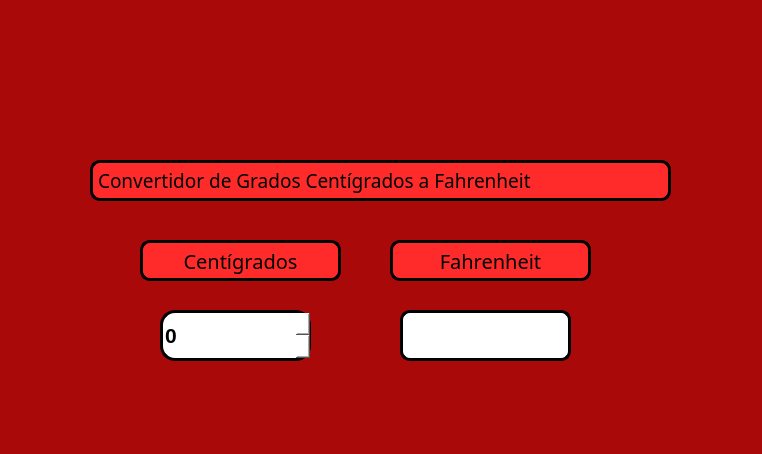
<?xml version="1.0" encoding="UTF-8"?>
<ui version="4.0">
 <class>MainWindow</class>
 <widget class="QMainWindow" name="MainWindow">
  <property name="geometry">
   <rect>
    <x>0</x>
    <y>0</y>
    <width>762</width>
    <height>454</height>
   </rect>
  </property>
  <property name="windowTitle">
   <string>MainWindow</string>
  </property>
  <property name="styleSheet">
   <string notr="true">background-color: rgb(170, 9, 9);</string>
  </property>
  <widget class="QWidget" name="centralwidget">
   <widget class="QLineEdit" name="txt_resultado">
    <property name="geometry">
     <rect>
      <x>400</x>
      <y>310</y>
      <width>171</width>
      <height>51</height>
     </rect>
    </property>
    <property name="font">
     <font>
      <pointsize>16</pointsize>
      <weight>75</weight>
      <bold>true</bold>
     </font>
    </property>
    <property name="styleSheet">
     <string notr="true">background-color: rgb(255, 255, 255);
border-radius: 10px;
border: 3px solid black
</string>
    </property>
    <property name="text">
     <string/>
    </property>
    <property name="alignment">
     <set>Qt::AlignCenter</set>
    </property>
   </widget>
   <widget class="QLabel" name="label_4">
    <property name="geometry">
     <rect>
      <x>90</x>
      <y>160</y>
      <width>581</width>
      <height>41</height>
     </rect>
    </property>
    <property name="font">
     <font>
      <family>MS Reference Sans Serif</family>
      <pointsize>14</pointsize>
     </font>
    </property>
    <property name="styleSheet">
     <string notr="true">background-color: rgb(255, 42, 42);
border-radius: 10px;
border: 3px solid black</string>
    </property>
    <property name="text">
     <string>Convertidor de Grados Centígrados a Fahrenheit</string>
    </property>
   </widget>
   <widget class="QSpinBox" name="spinBox">
    <property name="geometry">
     <rect>
      <x>160</x>
      <y>310</y>
      <width>151</width>
      <height>51</height>
     </rect>
    </property>
    <property name="font">
     <font>
      <pointsize>16</pointsize>
      <weight>75</weight>
      <bold>true</bold>
     </font>
    </property>
    <property name="styleSheet">
     <string notr="true">background-color: rgb(255, 255, 255);
border-radius: 15px;
border: 3px solid black</string>
    </property>
   </widget>
   <widget class="QLabel" name="label_5">
    <property name="geometry">
     <rect>
      <x>140</x>
      <y>240</y>
      <width>201</width>
      <height>41</height>
     </rect>
    </property>
    <property name="font">
     <font>
      <family>MS Reference Sans Serif</family>
      <pointsize>15</pointsize>
     </font>
    </property>
    <property name="styleSheet">
     <string notr="true">background-color: rgb(255, 42, 42);
border-radius: 10px;
border: 3px solid black</string>
    </property>
    <property name="text">
     <string>Centígrados</string>
    </property>
    <property name="alignment">
     <set>Qt::AlignCenter</set>
    </property>
   </widget>
   <widget class="QLabel" name="label_6">
    <property name="geometry">
     <rect>
      <x>390</x>
      <y>240</y>
      <width>201</width>
      <height>41</height>
     </rect>
    </property>
    <property name="font">
     <font>
      <family>MS Reference Sans Serif</family>
      <pointsize>15</pointsize>
     </font>
    </property>
    <property name="styleSheet">
     <string notr="true">background-color: rgb(255, 42, 42);
border-radius: 10px;
border: 3px solid black</string>
    </property>
    <property name="text">
     <string>Fahrenheit</string>
    </property>
    <property name="alignment">
     <set>Qt::AlignCenter</set>
    </property>
   </widget>
   <widget class="QLabel" name="label_2">
    <property name="geometry">
     <rect>
      <x>10</x>
      <y>20</y>
      <width>151</width>
      <height>111</height>
     </rect>
    </property>
    <property name="styleSheet">
     <string notr="true"/>
    </property>
    <property name="text">
     <string/>
    </property>
    <property name="pixmap">
     <pixmap resource="../../Archivos/Recursos.qrc">:/Fotos/logofacultad.jpg</pixmap>
    </property>
    <property name="scaledContents">
     <bool>true</bool>
    </property>
   </widget>
   <widget class="QLabel" name="label_3">
    <property name="geometry">
     <rect>
      <x>580</x>
      <y>20</y>
      <width>161</width>
      <height>111</height>
     </rect>
    </property>
    <property name="styleSheet">
     <string notr="true"/>
    </property>
    <property name="text">
     <string/>
    </property>
    <property name="pixmap">
     <pixmap resource="../../Archivos/Recursos.qrc">:/Fotos/logoUAT.jpg</pixmap>
    </property>
    <property name="scaledContents">
     <bool>true</bool>
    </property>
   </widget>
   <widget class="QLabel" name="label_7">
    <property name="geometry">
     <rect>
      <x>590</x>
      <y>280</y>
      <width>161</width>
      <height>121</height>
     </rect>
    </property>
    <property name="styleSheet">
     <string notr="true"/>
    </property>
    <property name="text">
     <string/>
    </property>
    <property name="pixmap">
     <pixmap resource="../../Archivos/Recursos.qrc">:/Fotos/kirby buchon.jpg</pixmap>
    </property>
    <property name="scaledContents">
     <bool>true</bool>
    </property>
   </widget>
  </widget>
  <widget class="QMenuBar" name="menubar">
   <property name="geometry">
    <rect>
     <x>0</x>
     <y>0</y>
     <width>762</width>
     <height>26</height>
    </rect>
   </property>
  </widget>
  <widget class="QStatusBar" name="statusbar"/>
 </widget>
 <resources>
  <include location="../../Archivos/Recursos.qrc"/>
  <include location="../Archivos/Recursos.qrc"/>
 </resources>
 <connections/>
</ui>
